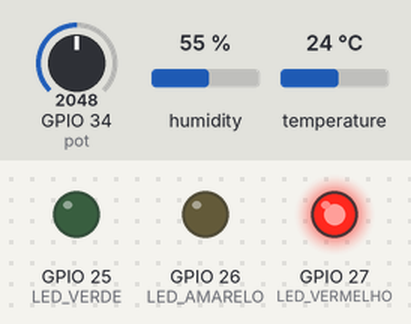
Bench run of a program on a simulated ESP32 board running MicroPython. Shown: output pins drawn as LEDs (lit = HIGH). Wiring (from the project's diagram.json): DHT22 sensor on GPIO 15, green LED on GPIO 25, yellow LED on GPIO 26, red LED on GPIO 27, potentiometer on GPIO 34. Inputs (shaded band) come from the test bench; at power-on: humidity 55 %, GPIO 34 (pot) = 2048, temperature 24 °C (analog values on the 0–4095 scale). Web requests get an empty 200 reply after 0.4 s; what the program prints to the serial console is not drawn.

Above: at 1.2 s.
1.3 s: humidity set to 88 %
7.8 s: humidity set to 91 %
At 12.2 s:
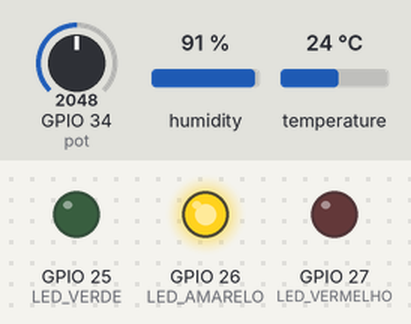
14.3 s: humidity set to 22 %
At 17.2 s:
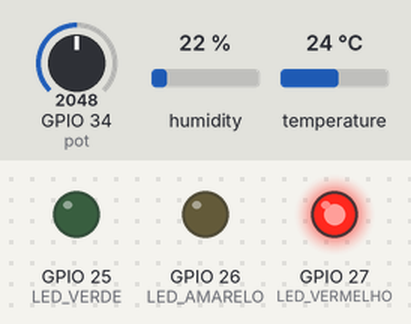
20.8 s: humidity set to 95 %
At 22.2 s:
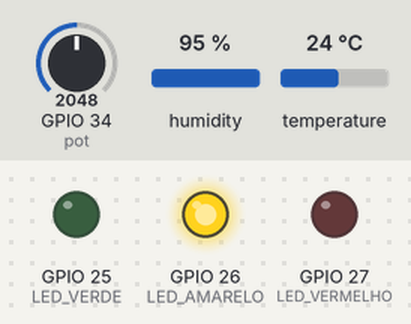
27.3 s: GPIO 34 (pot) set to 1835
33.8 s: GPIO 34 (pot) set to 1734
At 38.3 s:
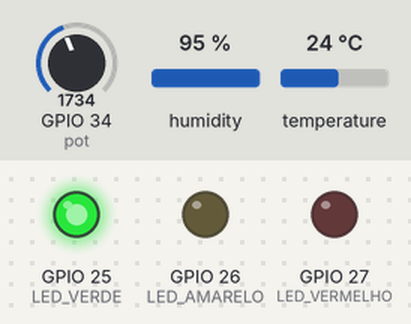
Timing chart, 0 to 39.8 s (numbered marks = the images above; inputs shaded):
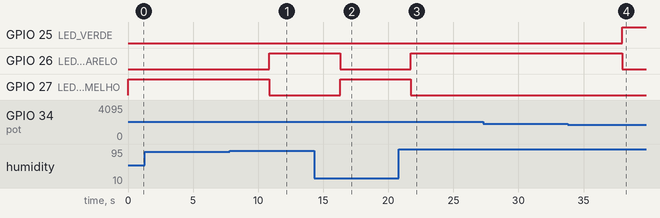

Measured:
- the behaviour switches between 89 and 90 % on humidity (found by bisection; images 0 and 1)
- the behaviour switches between 1785 and 1784 on GPIO 34 (pot) (found by bisection; images 3 and 4)
- after the input at 7.8 s, GPIO 26 (LED_AMARELO): LOW → HIGH after 3.1 s; GPIO 27 (LED_VERMELHO): HIGH → LOW after 3.1 s
- after the input at 14.3 s, GPIO 26 (LED_AMARELO): HIGH → LOW after 2.0 s; GPIO 27 (LED_VERMELHO): LOW → HIGH after 2.0 s
- after the input at 20.8 s, GPIO 26 (LED_AMARELO): LOW → HIGH after 0.92 s; GPIO 27 (LED_VERMELHO): HIGH → LOW after 0.92 s
- after the input at 33.8 s, GPIO 25 (LED_VERDE): LOW → HIGH after 4.2 s; GPIO 26 (LED_AMARELO): HIGH → LOW after 4.2 s

The program:

main.py
```python
from machine import Pin, ADC
import dht
import time
try:
    import urequests as requests
except ImportError:
    requests = None

DHT_PIN = 15
POT_PIN = 34
LED_VERDE = Pin(25, Pin.OUT)
LED_AMARELO = Pin(26, Pin.OUT)
LED_VERMELHO = Pin(27, Pin.OUT)

sensor = dht.DHT22(Pin(DHT_PIN))
pot = ADC(Pin(POT_PIN))
pot.atten(ADC.ATTN_11DB)

BACKEND_URL = "https://cardioia-fase.onrender.com"

def mapear_bpm(valor_adc):
    return int(50 + (valor_adc / 4095) * 140)

def feedback_visual(risco):
    LED_VERDE.off(); LED_AMARELO.off(); LED_VERMELHO.off()
    if risco == "Alto":
        LED_VERMELHO.on()
    elif risco == "Moderado":
        LED_AMARELO.on()
    else:
        LED_VERDE.on()

def classificar_local(temp, bpm, spo2):
    if bpm > 140 or temp > 38 or spo2 < 90:
        return "Alto"
    if bpm > 110 or temp > 37.2 or spo2 < 94:
        return "Moderado"
    return "Baixo"

while True:
    try:
        sensor.measure()
        temperatura = sensor.temperature()
        umidade = sensor.humidity()
        bpm = mapear_bpm(pot.read())
        risco_local = classificar_local(temperatura, bpm, umidade)
        feedback_visual(risco_local)

        payload = {
            "patient_id": "paciente-wokwi",
            "temperatura": temperatura,
            "bpm": bpm,
            "spo2": round(umidade, 1),
            "origem": "esp32-micropython"
        }
        print("Leitura:", payload, "Risco local:", risco_local)

        if requests:
            try:
                r = requests.post(BACKEND_URL, json=payload)
                print("Backend:", r.text)
                r.close()
            except Exception as e:
                print("Sem envio HTTP:", e)

    except Exception as erro:
        print("Erro de leitura:", erro)

    time.sleep(5)
```
